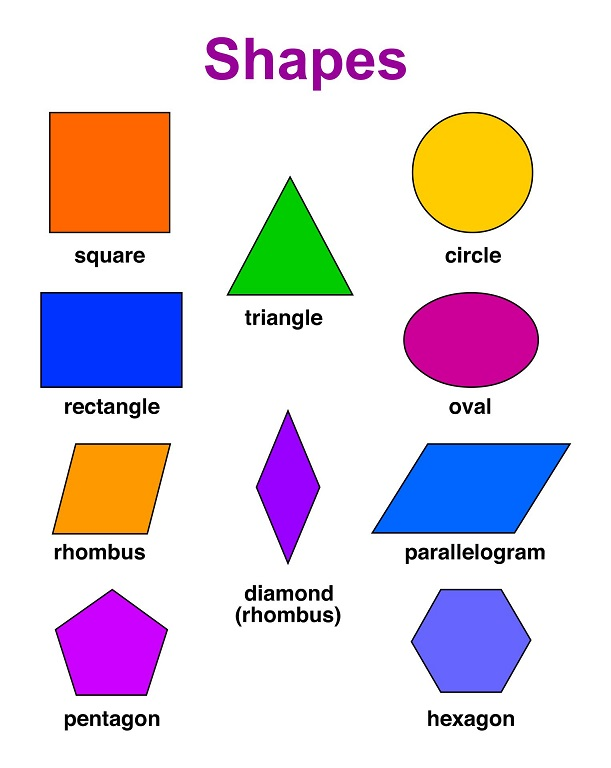
#> input picture resources/shapes.jpg, 611 x 768 px
$ python detect_shape.py
#> lines starting #> are read from the running program, lines starting #| are printed output that depends on the picture; after the words box and inside, x2 and y2 are one past the last pixel; in counts of white or black regions, pixels touching at a corner belong together
# detect shapes and contours/lunkuo
import cv2
import numpy as np

path = "./resources/shapes.jpg"
img = cv2.imread(path)
#> img is the input picture: shape (768, 611, 3); mean B, G, R 223.2, 213.2, 223.9

imgGray = cv2.cvtColor(img,cv2.COLOR_BGR2GRAY)
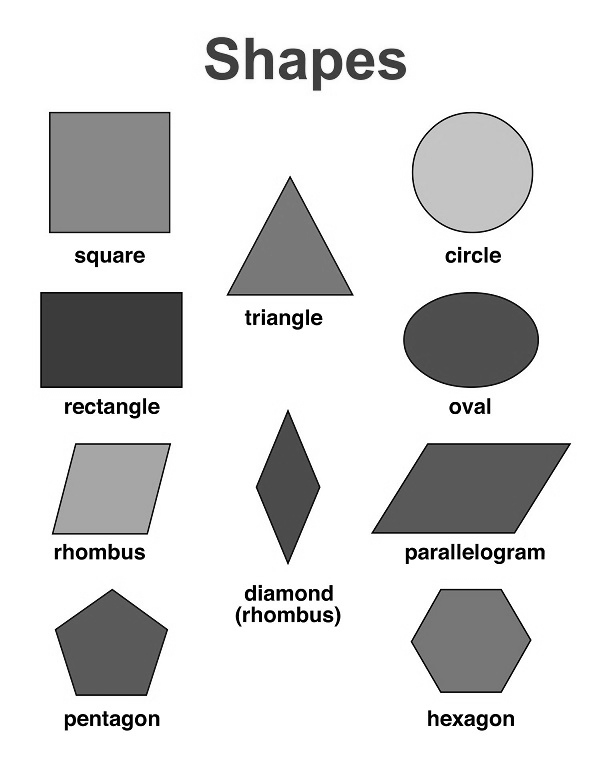
#> imgGray: shape (768, 611); min 0, max 255, mean 217.6
imgBlur = cv2.GaussianBlur(imgGray,(7,7),1)
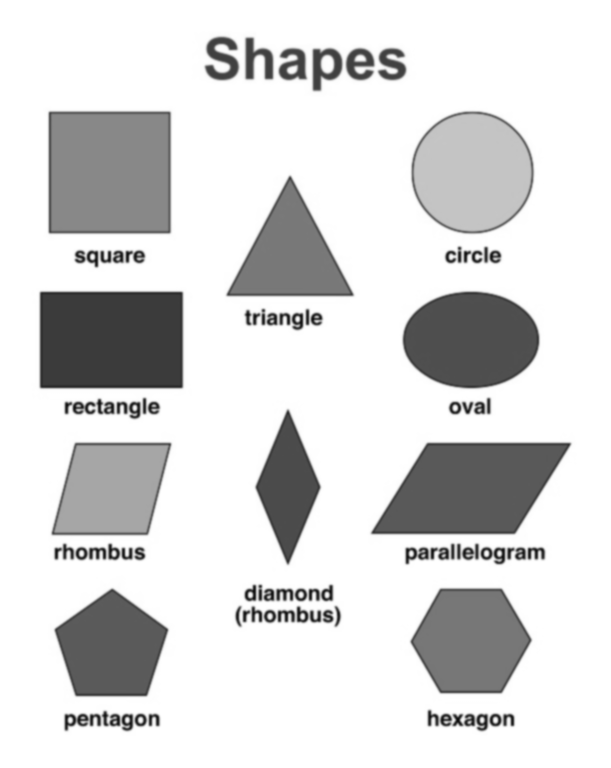
#> imgBlur: shape (768, 611); min 13, max 255, mean 217.6

# detect edges in image using canny/goule
imgCanny = cv2.Canny(imgBlur,50,50)
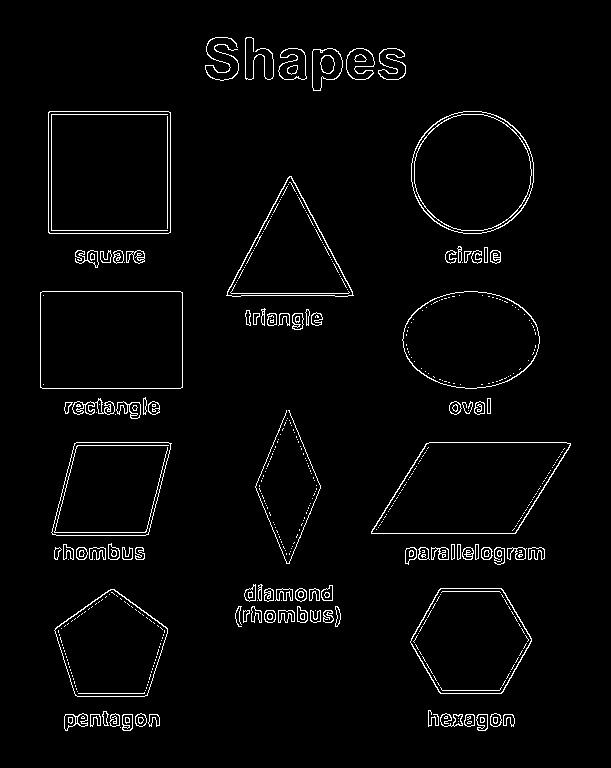
#> imgCanny: shape (768, 611); 2.8% white in thin lines or dots, all inside (x1, y1, x2, y2) = (40, 37, 571, 731)

# detect contours
imgContour = img.copy()
def getContours(img):
    contours,hierarchy = cv2.findContours(img,cv2.RETR_EXTERNAL,cv2.CHAIN_APPROX_NONE)
#> contours = 183 contours, 98 with area under 20; largest, box (x1, y1, x2, y2) and area: (48, 111, 171, 234) 14880, (40, 291, 183, 389) 13768, (371, 442, 571, 534) 13206, (411, 111, 534, 234) 11854, (402, 291, 540, 389) 10384
    for cnt in contours:
        area = cv2.contourArea(cnt)
        # draw contours only if detected area larger than 500
        if area > 500:
            cv2.drawContours(imgContour,cnt,-1,(255,0,0),3)
            # calculate the perimeter/zhouchang of the detected area
            perimeter = cv2.arcLength(cnt,True)
            # print(perimeter)
            # approximates a polygonal curve(s) with the specified precision
            approx = cv2.approxPolyDP(cnt,0.02*perimeter,True)
            # determine the number of edges of a polygon
            objCor = len(approx)
            if objCor == 3: objectType = "Tri"
            elif objCor == 4:
                # distinguish between square and rectangle
                aspectRatio = w/float(h)
                if aspectRatio > 0.95 and aspectRatio < 1.05: objectType = "Square"
                else: objectType = "Rectangle"
            elif objCor == 5: objectType = "Pentagon"
            else: objectType = "None"
            # draw a bounding box around detected polygons
            x,y,w,h = cv2.boundingRect(approx)
            cv2.rectangle(imgContour,(x,y),(x+w,y+h),(0,255,0),2)
            # put info text into the bouding box
            cv2.putText(imgContour,objectType,(x+(w//2)-10,y+(h//2)-10),cv2.FONT_HERSHEY_COMPLEX,0.5,(0,0,0),2)
#> this loop made 183 passes
#> (area, perimeter, approx, objCor, aspectRatio, objectType, x, y) on passes 123, 124, 162, 177: (13206, 514.4, [[371, 533], [515, 533], [570, 443], [426, 443]], 4, 1.13, 'Rectangle', 371, 443), (9004.5, 396.1, [[74, 443], [52, 534], [148, 534], [171, 443]], 4, 2.2, 'Rectangle', 52, 443), (13768, 475.7, [[40, 292], [40, 387], [182, 387], [182, 292]], 4, 1.4, 'Rectangle', 40, 292), (14880, 485.7, [[48, 112], [49, 233], [170, 232], [170, 112]], 4, 1, 'Square', 48, 112)
#> (area, perimeter, approx, objCor, objectType, x, y, w) on pass 175: (7824.5, 420.4, [[289, 176], [226, 295], [353, 295]], 3, 'Tri', 226, 176, 128)
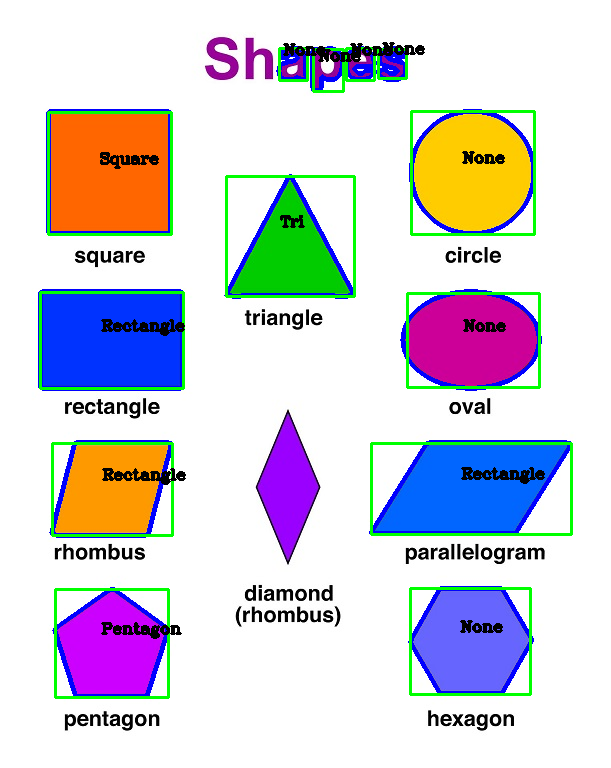
#> imgContour: shape (768, 611, 3); 6.79% of pixels changed, all inside (x1, y1, x2, y2) = (38, 42, 573, 699)

getContours(imgCanny)

# [4 lines of commented-out code are left out]
cv2.imshow("contour",imgContour)
cv2.waitKey(0)
